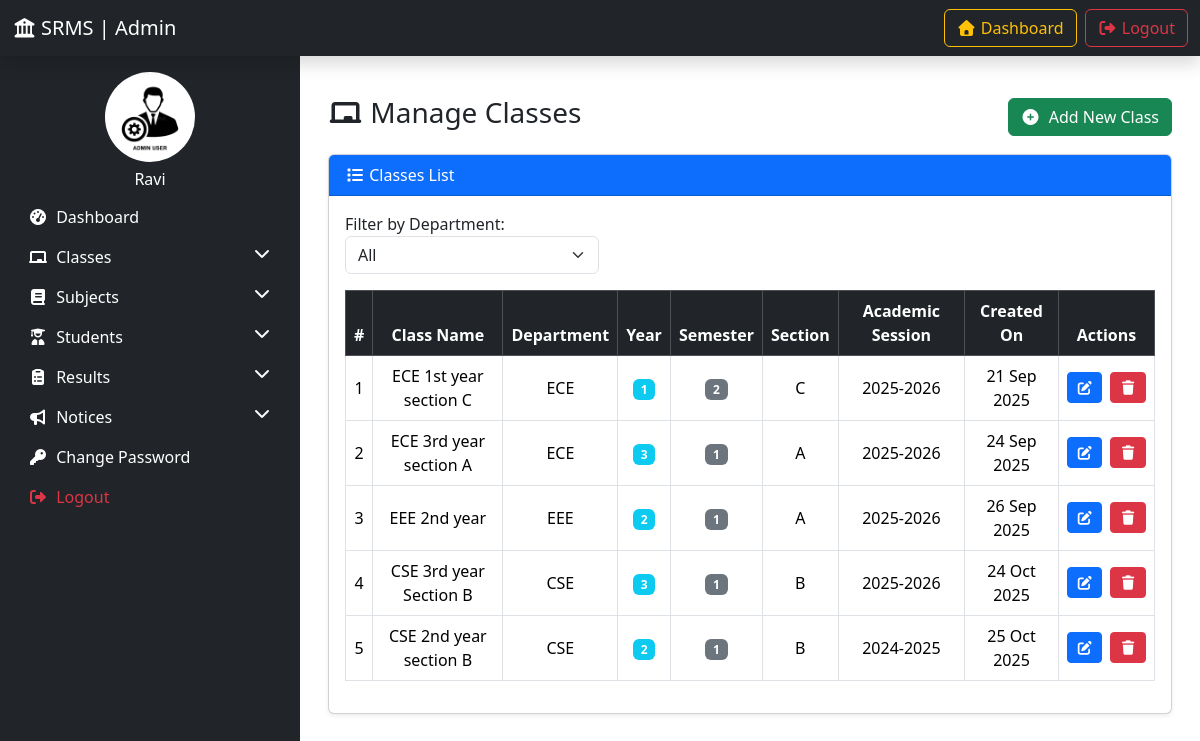
The page /manage_classes/ (signed in) on the database its author committed.
### resultapp/models.py (models this page shows, shortened)
class Class(models.Model):
    class_name = models.CharField(max_length=100)  # Full name (e.g., "CSE 2nd Year B")
    department = models.CharField(
        max_length=50,
        choices=[
            ('CSE', 'Computer Science'),
            ('ECE', 'Electronics'),
            ('EEE', 'Electrical'),
            ('MECH', 'Mechanical'),
            ('CIVIL', 'Civil'),
            ('CS', 'Cyber Security'),
        ]
    )
    year = models.PositiveSmallIntegerField(
        choices=[(1, 'I Year'), (2, 'II Year'), (3, 'III Year'), (4, 'IV Year')]
    )
    semester = models.PositiveSmallIntegerField(
        choices=[(1, 'I Semester'), (2, 'II Semester')]
    )
    section = models.CharField(max_length=5)  # e.g., "A"
    academic_session = models.CharField(max_length=20)  # e.g., "2024-2025"
    remarks = models.TextField(blank=True, null=True)
    creation_date = models.DateTimeField(auto_now_add=True)
    updation_date = models.DateTimeField(auto_now=True)

### resultapp/views.py (the view, shortened to what this page needs)
# urls.py: path('manage_classes/',manage_classes,name='manage_classes'),
@login_required
def manage_classes(request):
    classes = Class.objects.all()
    departments = Class.objects.values_list("department", flat=True).distinct().order_by("department")
    delete_id = request.GET.get('delete')
    return render(request, 'manage_classes.html', {
        "classes": classes,
        "departments": departments,
    })

### resultapp/context_processors.py (called while the page is built)
def get_global_notices(request):
    notices = Notice.objects.filter(
        expiry_date__gte=timezone.now()
    ) | Notice.objects.filter(expiry_date__isnull=True)
    return {
        'notices': notices.order_by('-publish_date')[:5]  # latest 5 notices
    }

def latest_notices(request):
    return {
        "latest_notices": Notice.objects.all().order_by('-created_at')[:5]
    }

### templates/manage_classes.html (shortened to what this page needs)
{% extends 'admin_base.html' %}
{% load static %}
{% block content %}
<div class="container mt-4">
    <div class="d-flex justify-content-between align-items-center mb-3">
        <h3><i class="fas fa-chalkboard"></i> Manage Classes</h3>
        <a href="{% url 'create_class' %}" class="btn btn-success">
            <i class="fas fa-plus-circle me-1"></i> Add New Class
        </a>
    </div>
    <div class="card shadow-sm">
        <div class="card-header bg-primary text-white">
            <i class="fas fa-list"></i> Classes List
        </div>
        <div class="card-body">
            <div class="mb-3 row">
                <div class="col-md-4">
                    <label>Filter by Department:</label>
                    <select class="form-select" id="dept_filter">
                        <option value="all">All</option>
                    </select>
                </div>
            </div>
            <div class="table-responsive">
                <table class="table table-hover table-bordered align-middle text-center">
                    <thead class="table-dark">
                        <tr>
                            <th>#</th>
                            <th>Class Name</th>
                            <th>Department</th>
                            <th>Year</th>
                            <th>Semester</th>
                            <th>Section</th>
                            <th>Academic Session</th>
                            <th>Created On</th>
                            <th>Actions</th>
                        </tr>
                    </thead>
                    <tbody id="class_table">
                        {% for c in classes %}
                        <tr class="dept-{{ c.department }}">
                            <td>{{ forloop.counter }}</td>
                            <td>{{ c.class_name }}</td>
                            <td>{{ c.department }}</td>
                            <td><span class="badge bg-info">{{ c.year }}</span></td>
                            <td><span class="badge bg-secondary">{{ c.semester }}</span></td>
                            <td>{{ c.section }}</td>
                            <td>{{ c.academic_session }}</td>
                            <td>{{ c.creation_date|date:"d M Y" }}</td>
                            <td>
                                <div class="d-flex justify-content-center gap-2">
                                    <a href="{% url 'edit_class' c.id %}" class="btn btn-sm btn-primary">
                                        <i class="fas fa-edit"></i>
                                    </a>
                                    <a href="?delete={{c.id}}"
                                       onclick="return confirm('Are you sure you want to delete this class?')"
                                       class="btn btn-sm btn-danger">
                                        <i class="fas fa-trash"></i>
                                    </a>
                                </div>
                            </td>
                        </tr>
                        {% empty %}
                        <tr>
                            <td colspan="9" class="text-center">No classes found.</td>
                        </tr>
                        {% endfor %}
                    </tbody>
                </table>
            </div>
        </div>
    </div>
</div>
{% endblock %}

### templates/sidebar.html (shortened to what this page needs)
{% load static %}
<nav class="col-md-3 col-lg-3 sidebar bg-dark pt-3">
    <div class="text-white text-center">
        <img src="{% static 'images/adminpic.webp' %}" class="rounded-circle mb-2" width="90" height="90">
        <h6>{{ user.username|default:"Admin" }}</h6>
    </div>
    <ul class="nav flex-column">
        <li class="nav-item">
            <a href="{% url 'admin_dashboard' %}" class="nav-link">
                <i class="fas fa-tachometer-alt me-1"></i> Dashboard
            </a>
        </li>
        <li class="nav-item">
            <a href="#ClassesMenu" data-bs-toggle="collapse" class="nav-link">
                <i class="fas fa-chalkboard me-1"></i> Classes
                <i class="fas fa-chevron-down float-end"></i>
            </a>
        </li>
        <li class="nav-item">
            <a href="#SubjectMenu" data-bs-toggle="collapse" class="nav-link">
                <i class="fas fa-book me-1"></i> Subjects
                <i class="fas fa-chevron-down float-end"></i>
            </a>
        </li>
        <li class="nav-item">
            <a href="#StudentMenu" data-bs-toggle="collapse" class="nav-link">
                <i class="fas fa-user-graduate me-1"></i> Students
                <i class="fas fa-chevron-down float-end"></i>
            </a>
        </li>
        <li class="nav-item">
            <a href="#ResultsMenu" data-bs-toggle="collapse" class="nav-link">
                <i class="fas fa-clipboard-list me-1"></i> Results
                <i class="fas fa-chevron-down float-end"></i>
            </a>
        </li>
        <li class="nav-item">
            <a href="#NoticeMenu" data-bs-toggle="collapse" class="nav-link">
                <i class="fas fa-bullhorn me-1"></i> Notices
                <i class="fas fa-chevron-down float-end"></i>
            </a>
        </li>
        <li class="nav-item">
            <a href="{% url 'password_change' %}" class="nav-link">
                <i class="fas fa-key me-1"></i> Change Password
            </a>
        </li>
        <li class="nav-item">
            <a href="{% url 'admin_logout' %}" class="nav-link text-danger">
                <i class="fas fa-sign-out-alt me-1"></i> Logout
            </a>
        </li>
    </ul>
</nav>

### templates/admin_base.html (style rules this page uses)
body { padding-top: 56px; }

### templates/sidebar.html (style rules this page uses)
.sidebar { min-height: 100vh; overflow-y: auto; top: 0; left: 0; background-color: #343a40; padding-top: 20px; }
.sidebar .nav-link { color: white; }

### rows shown on the page
Class: class_name "ECE 1st year section C", department "ECE", year "1", semester "2", section "C", academic_session "2025-2026", creation_date "21 Sep 2025"
Class: class_name "ECE 3rd year section A", department "ECE", year "3", semester "1", section "A", academic_session "2025-2026", creation_date "24 Sep 2025"
Class: class_name "EEE 2nd year", department "EEE", year "2", semester "1", section "A", academic_session "2025-2026", creation_date "26 Sep 2025"
Class: class_name "CSE 3rd year Section B", department "CSE", year "3", semester "1", section "B", academic_session "2025-2026", creation_date "24 Oct 2025"
Class: class_name "CSE 2nd year section B", department "CSE", year "2", semester "1", section "B", academic_session "2024-2025", creation_date "25 Oct 2025"

### other values the page prints
{{ user.username|default:"Admin" }} "Ravi"
